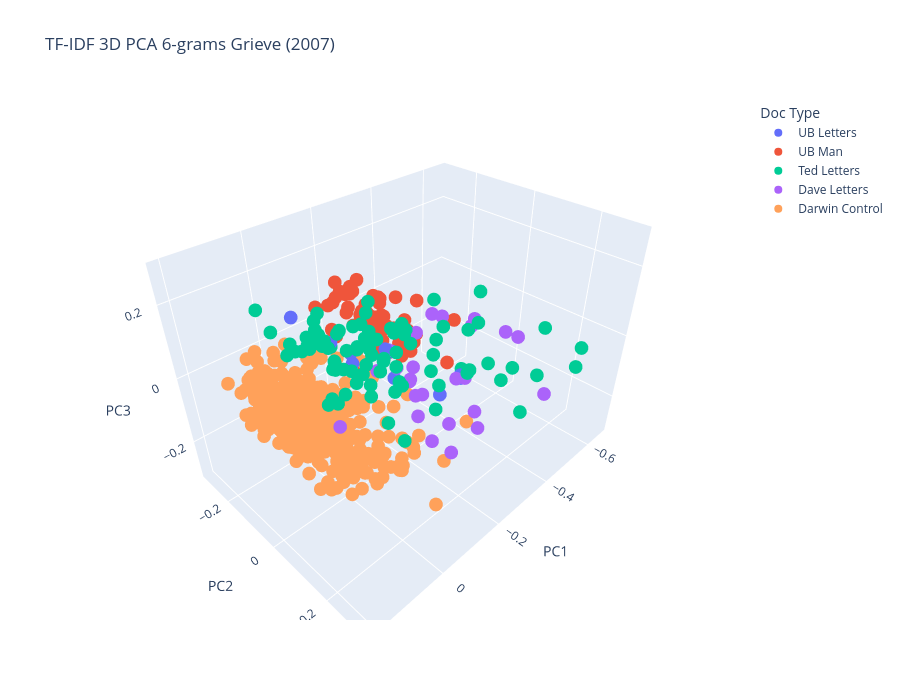

Notebook code for this chart:
### Markdown cell above
Here we notice a departure in styles between the two brothers with Ted having a longer average sentence length.

## Plot 3

> In his study, Reference GrieveGrieve (2007) finds that character n-grams (up to about 6-grams) can be useful as authorship markers along with various measures of word and punctuation distribution, and shows how with a decreasing number of candidate authors in a closed set, other features, including some measures of lexical richness and average word and sentence length, might have some role to play, but generally lack a strong predictive power. - Tim Grant

In this plot we use the same algorithm we used in the first plot, but this time we partition the data in two to six character partitions instead of words. We also leave in the stop words this time. This is said to measure the writing style more than just the content. Its worth noting that in the original linguistic analysis common misspellings in the Ted/Unabomber documents was one of the determining factors.

### Code cell
# https://www.cambridge.org/core/elements/idea-of-progress-in-forensic-authorship-analysis/6A4F7668B4831CCD7DBF74DECA3EBA06
X = TfidfVectorizer(
    analyzer="char",
    ngram_range=(2, 6),
    min_df=2,
    max_features=10000,
).fit_transform(df["rawTxt"])

pca = PCA(n_components=3)
pcs = pca.fit_transform(X.toarray())

df["PC1"] = pcs[:, 0]
df["PC2"] = pcs[:, 1]
df["PC3"] = pcs[:, 2]

fig = px.scatter_3d(
    df,
    x="PC1",
    y="PC2",
    z="PC3",
    color="Doc Type", height=700,
    title="TF-IDF 3D PCA 6-grams Grieve (2007)",
)
fig.show()
